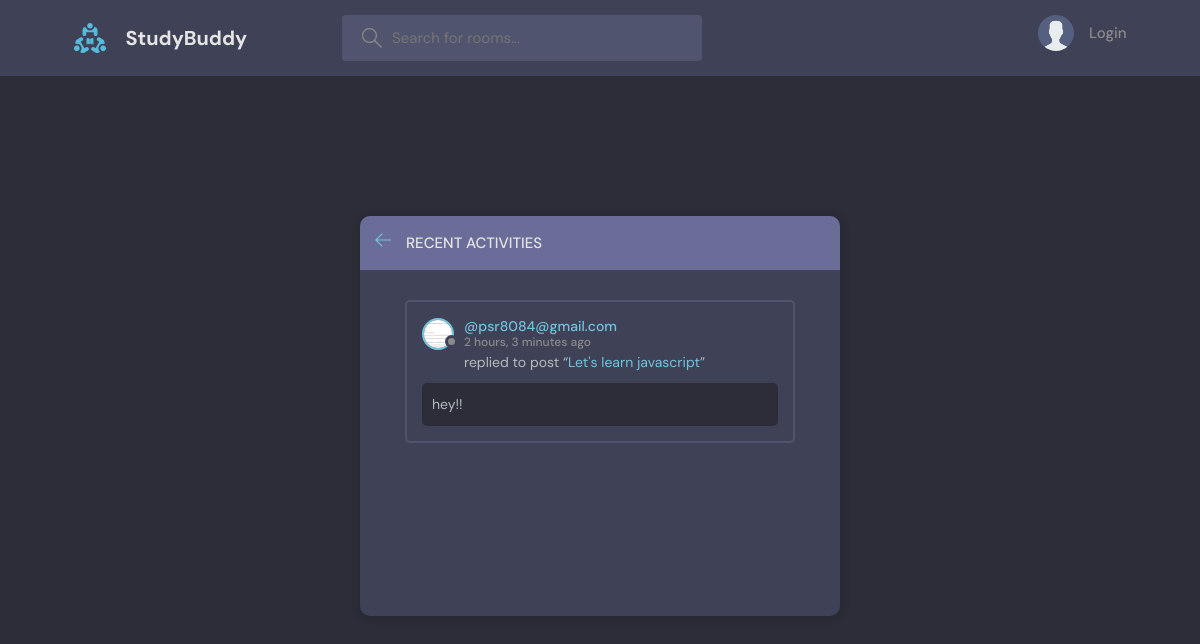
The page /activity/ on the database as committed earlier.
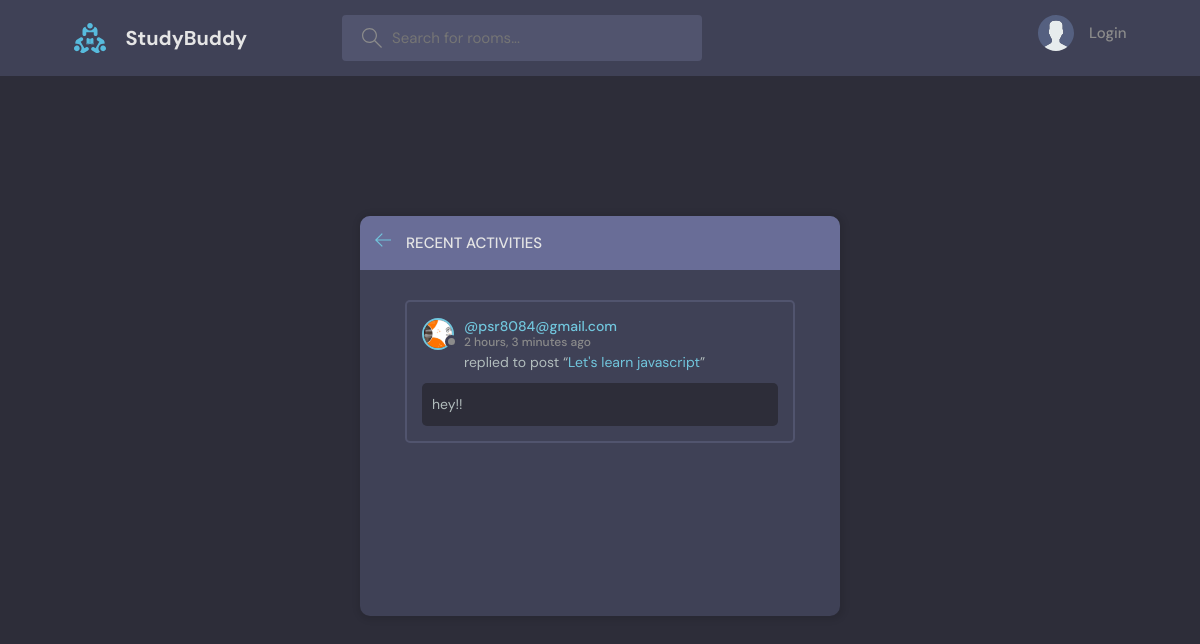
The same page on the database as committed later.
### base/models.py (models this page shows, shortened)
class Message(models.Model):
    user= models.ForeignKey(User, on_delete=models.SET_NULL, null=True)
    room = models.ForeignKey(Room, on_delete=models.CASCADE, null=True)
    body=models.TextField()
    created_at = models.DateTimeField(auto_now_add=True, null=True)
    class Meta:
        ordering = ['-created_at']

class User(AbstractUser):
    name = models.CharField(max_length=200, null=True)
    email = models.EmailField(unique=True, null=True)
    bio=models.TextField(null=True)
    avatar=models.ImageField(null=True, default='avatar.svg')
    USERNAME_FIELD= 'email'
    REQUIRED_FIELDS = []

class Room(models.Model):
    host=models.ForeignKey(User, on_delete=models.SET_NULL, null=True )
    name = models.CharField(max_length=100)
    topic=models.ForeignKey(Topic, on_delete=models.CASCADE, null=True)
    participants=models.ManyToManyField(User, related_name='participants', blank=True)
    description = models.TextField(max_length=250)
    created_at = models.DateTimeField(auto_now_add=True)
    updated_at = models.DateTimeField(auto_now=True)
    class Meta:
        ordering = ['-created_at', 'updated_at']

### base/views.py (the view)
# urls.py: path('activity/', views.activityPage, name='activity')
def activityPage(request):
    room_message = Message.objects.all()
    context= {'room_message':room_message}
    return render(request, 'base/activity.html', context)

### base/templates/base/activity.html (shortened to what this page needs)
{% extends 'main.html' %}
{% block content %}
    <main class="layout">
      <div class="container">
        <div class="layout__box">
          <div class="layout__boxHeader">
            <div class="layout__boxTitle">
              <a href="{% url 'home' %}">
                <svg version="1.1" xmlns="http://www.w3.org/2000/svg" width="32" height="32" viewBox="0 0 32 32">
                  <title>arrow-left</title>
                  <path
                    d="M13.723 2.286l-13.723 13.714 13.719 13.714 1.616-1.611-10.96-10.96h27.625v-2.286h-27.625l10.965-10.965-1.616-1.607z"
                  ></path>
                </svg>
              </a>
              <h3>Recent Activities</h3>
            </div>
          </div>
          <div class="activities-page layout__body">
            {% for message in room_message %}
            <div class="activities__box">
              <div class="activities__boxHeader roomListRoom__header">
                <a href="{% url 'user-profile' message.user.id %}" class="roomListRoom__author">
                  <div class="avatar avatar--small">
                    <img src="{{message.user.avatar.url}}" alt=""/>
                  </div>
                  <p>
                    @{{message.user}}
                    <span>{{message.created_at | timesince}} ago</span>
                  </p>
                </a>
              </div>
              <div class="activities__boxContent">
                <p>replied to post “<a href="{% url 'room' message.room.id %}">{{message.room.name}}</a>”</p>
                <div class="activities__boxRoomContent">
                  {{message.body}}
                </div>
              </div>
            </div>
            {% endfor %}
          </div>
        </div>
      </div>
    </main>
{% endblock %}

Rows that differ between the two databases and show on the page:
changed through a linked row, Message "hey!!": user.avatar: a different picture
